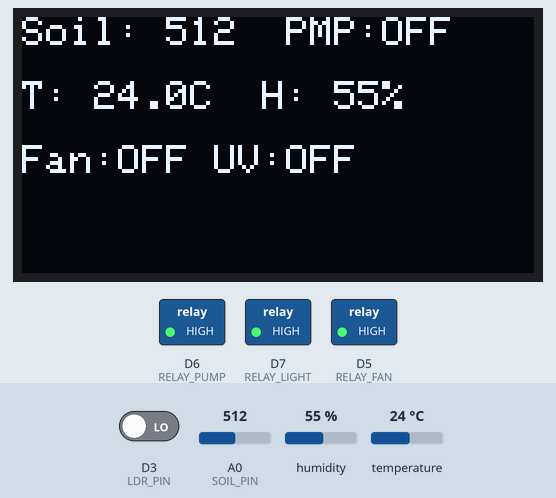
Recording of a sketch running on a simulated ESP8266 (NodeMCU). Shown: 128×64 one-colour display, switched loads named in the sketch (green lamp = pin HIGH). The inputs (shaded band) are chosen by the test bench; at power-on: temperature 24 °C, A0 (SOIL_PIN) = 512, D3 (LDR_PIN) LOW, humidity 55 %. What the sketch prints to the serial monitor is not drawn.

Above: at 2.7 s.
2.8 s: temperature set to 29.5 °C
At 5.7 s:
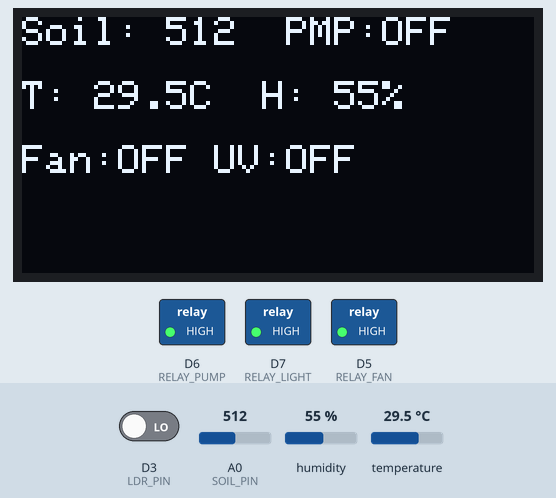
6.0 s: temperature set to 30.9 °C
At 8.0 s:
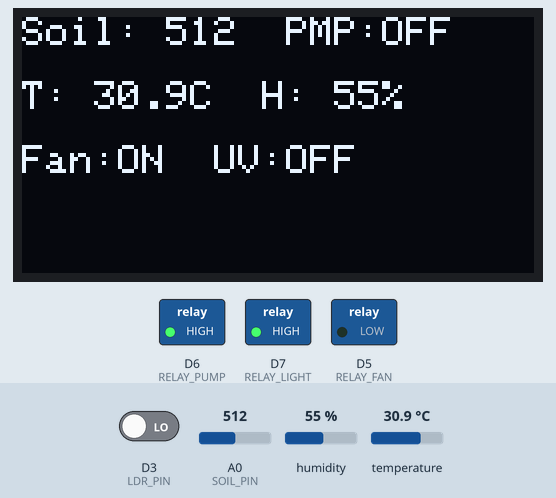
9.0 s: A0 (SOIL_PIN) set to 637
At 10.5 s:
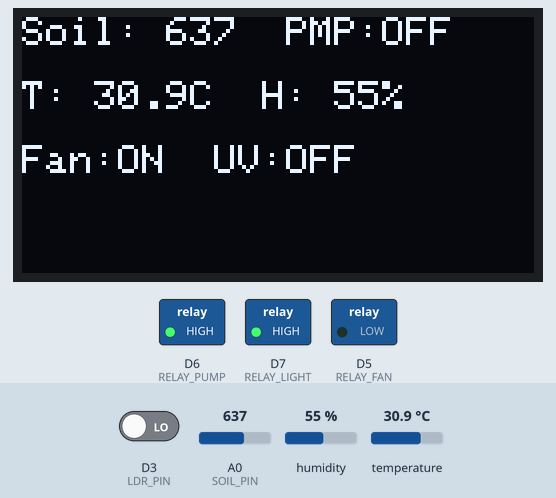
11.0 s: A0 (SOIL_PIN) set to 661
At 12.0 s:
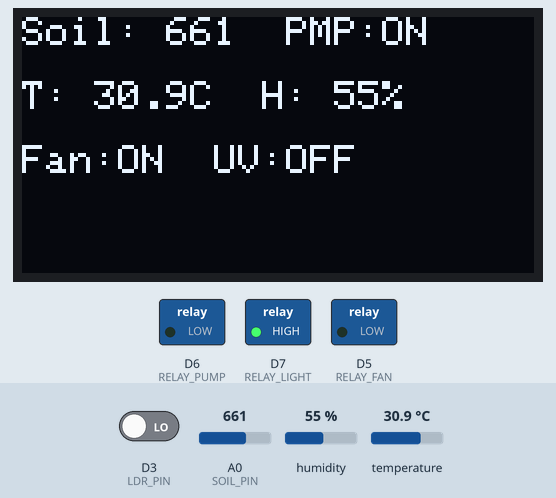
13.0 s: D3 (LDR_PIN) driven HIGH
At 14.7 s:
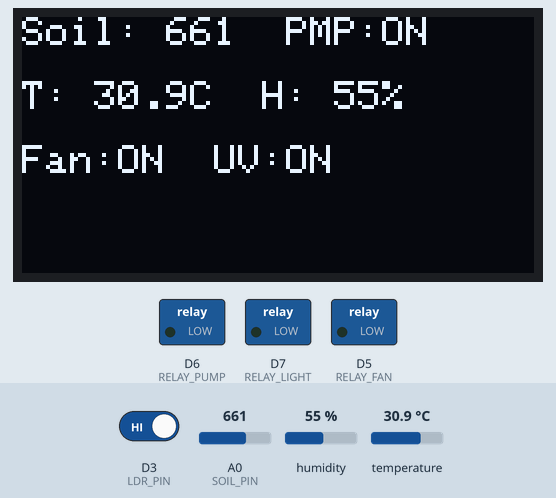
15.0 s: temperature set to 25.8 °C
At 17.2 s:
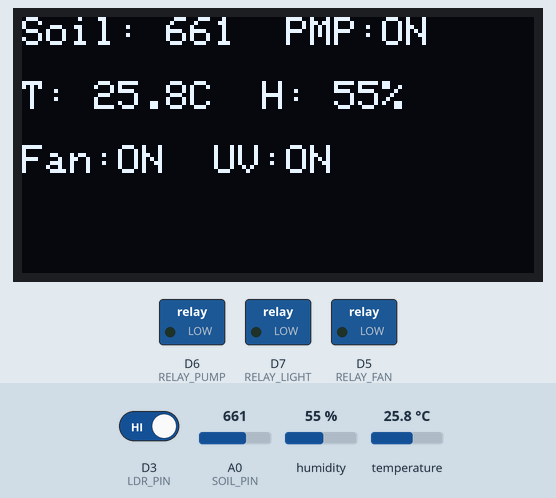
18.0 s: temperature set to 24.5 °C
Timing chart, 0 to 21.1 s (numbered marks = the images above; inputs shaded):
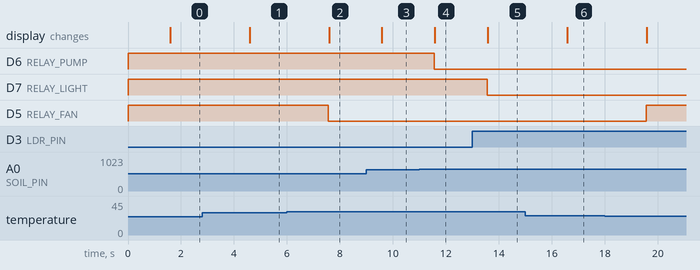

Measured:
- the behaviour switches between 30 and 30.1 °C on temperature (found by bisection; images 1 and 2)
- the behaviour switches between 650 and 651 on A0 (SOIL_PIN) (found by bisection; images 3 and 4)
- after the input at 2.8 s, the display: changes after 1.8 s (image 1)
- after the input at 6.0 s, D5 (RELAY_FAN): HIGH → LOW after 1.6 s; the display: changes after 1.6 s (image 2)
- after the input at 9.0 s, the display: changes after 0.58 s (image 3)
- after the input at 11.0 s, D6 (RELAY_PUMP): HIGH → LOW after 0.56 s; the display: changes after 0.58 s (image 4)
- after the input at 13.0 s, D7 (RELAY_LIGHT): HIGH → LOW after 0.56 s; the display: changes after 0.59 s (image 5)
- after the input at 15.0 s, the display: changes after 1.6 s (image 6)
- after the input at 18.0 s, D5 (RELAY_FAN): LOW → HIGH after 1.6 s

The sketch:

main.ino
```cpp
// ══════════════════════════════════════════════════════
//   Smart Plant System — ESP8266 NodeMCU
//   Updated: OLED Display + Auto Fan (No Button) + Digital LDR
// ══════════════════════════════════════════════════════

#include <Wire.h>
#include <Adafruit_GFX.h>
#include <Adafruit_SSD1306.h>
#include <DHT.h>

// ─────────────────────────────────────────
//  PIN DEFINITIONS
// ─────────────────────────────────────────
#define RELAY_FAN    D5   // Relay IN1 → Fan
#define RELAY_PUMP   D6   // Relay IN2 → Pump
#define RELAY_LIGHT  D7   // Relay IN3 → UV Light

#define DHTPIN       D4   // DHT22 DATA
#define DHTTYPE      DHT22

#define SOIL_PIN     A0   // Analog Pin 0 → Soil Sensor AO
#define LDR_PIN      D3   // Digital Pin 3 → LDR Module (DO Pin)

// ─────────────────────────────────────────
//  RELAY LOGIC (ACTIVE LOW)
// ─────────────────────────────────────────
#define RELAY_ON   LOW
#define RELAY_OFF  HIGH

// ─────────────────────────────────────────
//  THRESHOLDS & SETTINGS
// ─────────────────────────────────────────
#define SOIL_DRY_THRESHOLD   650   // above → pump ON
#define SOIL_WET_THRESHOLD   350   // below → pump OFF
#define TEMP_HOT             30.0  // °C above → fan ON
#define TEMP_COOL            25.0  // °C below → fan OFF

// LDR Digital Module Logic:
// Usually outputs HIGH (1) when DARK, and LOW (0) when LIGHT.
// *You may need to swap these if your specific module is reversed*
#define LDR_DARK   HIGH
#define LDR_LIGHT  LOW

// ─────────────────────────────────────────
//  OBJECTS
// ─────────────────────────────────────────
#define SCREEN_WIDTH 128
#define SCREEN_HEIGHT 64
Adafruit_SSD1306 display(SCREEN_WIDTH, SCREEN_HEIGHT, &Wire, -1);
DHT dht(DHTPIN, DHTTYPE);

// ─────────────────────────────────────────
//  STATE VARIABLES
// ─────────────────────────────────────────
bool fanState   = false;
bool pumpState  = false;
bool lightState = false;

unsigned long lastSensorUpdate = 0;
const unsigned long SENSOR_INTERVAL = 1000; // Update every 1 second

// ─────────────────────────────────────────
//  HELPER: Set Relay Safely
// ─────────────────────────────────────────
void setRelay(uint8_t pin, bool turnOn) {
  digitalWrite(pin, turnOn ? RELAY_ON : RELAY_OFF);
}

// ─────────────────────────────────────────
//  SETUP
// ─────────────────────────────────────────
void setup() {
  Serial.begin(115200);
  Serial.println("\n\n=== Smart Plant ESP8266 ===");

  // Init relays to OFF before setting as OUTPUT to prevent brief ON pulse
  digitalWrite(RELAY_FAN,   RELAY_OFF);
  digitalWrite(RELAY_PUMP,  RELAY_OFF);
  digitalWrite(RELAY_LIGHT, RELAY_OFF);

  pinMode(RELAY_FAN,   OUTPUT);
  pinMode(RELAY_PUMP,  OUTPUT);
  pinMode(RELAY_LIGHT, OUTPUT);

  // Set LDR Pin as Input
  pinMode(LDR_PIN, INPUT);

  // Initialize I2C (SDA=D2, SCL=D1)
  Wire.begin(D2, D1);

  // Initialize OLED
  if(!display.begin(SSD1306_SWITCHCAPVCC, 0x3C)) {
    Serial.println(F("SSD1306 allocation failed"));
    for(;;);
  }

  // Boot Screen
  display.clearDisplay();
  display.setTextSize(1);
  display.setTextColor(SSD1306_WHITE);
  display.setCursor(0, 0);
  display.println("Smart Plant v2");
  display.println("Booting Sensors...");
  display.display();
  delay(1500);

  // Start DHT22
  dht.begin();
  Serial.println("Setup complete. Running...");
}

// ─────────────────────────────────────────
//  LOOP
// ─────────────────────────────────────────
void loop() {
  unsigned long now = millis();

  // ─── SENSOR UPDATE (every 1 second) ───
  if (now - lastSensorUpdate >= SENSOR_INTERVAL) {
    lastSensorUpdate = now;

    // Read Sensors
    int   soil = analogRead(SOIL_PIN);
    float temp = dht.readTemperature();
    float hum  = dht.readHumidity();
    int   ldrValue = digitalRead(LDR_PIN);

    // ── AUTO: Fan (Temperature based) ──
    if (!isnan(temp)) {
      if (temp > TEMP_HOT)        fanState = true;
      else if (temp < TEMP_COOL)  fanState = false;
      setRelay(RELAY_FAN, fanState);
    } else {
      Serial.println("[ERR] DHT22 read failed!");
    }

    // ── AUTO: Pump (Soil Moisture based) ──
    if (soil > SOIL_DRY_THRESHOLD)       pumpState = true;
    else if (soil < SOIL_WET_THRESHOLD)  pumpState = false;
    setRelay(RELAY_PUMP, pumpState);

    // ── AUTO: UV Light (LDR based) ──
    // If it is dark, turn on the light.
    if (ldrValue == LDR_DARK) {
      lightState = true;
    } else {
      lightState = false;
    }
    setRelay(RELAY_LIGHT, lightState);

    // ── OLED Display Update ────────────────
    display.clearDisplay();
    display.setCursor(0, 0);

    // Row 1: Soil & Pump
    display.print("Soil: ");
    display.print(soil);
    display.print(pumpState ? "  PMP:ON" : "  PMP:OFF");

    // Row 2: Temp & Humidity
    display.setCursor(0, 16);
    if (!isnan(temp)) {
      display.print("T: ");
      display.print(temp, 1);
      display.print("C  H: ");
      display.print((int)hum);
      display.print("%");
    } else {
      display.print("DHT ERR!");
    }

    // Row 3: Light & Fan Status
    display.setCursor(0, 32);
    display.print("Fan:");
    display.print(fanState ? "ON " : "OFF");
    display.print(" UV:");
    display.print(lightState ? "ON" : "OFF");

    display.display();

    // ── Serial Debug ───────────────────────
    Serial.printf(
      "Soil:%4d | T:%.1fC H:%.0f%% | LDR:%s | Fan:%s Pump:%s UV:%s\n",
      soil,
      isnan(temp) ? 0.0 : temp,
      isnan(hum)  ? 0.0 : hum,
      (ldrValue == LDR_DARK) ? "DARK" : "LITE",
      fanState   ? "ON"  : "OFF",
      pumpState  ? "ON"  : "OFF",
      lightState ? "ON"  : "OFF"
    );
  }
}
```
